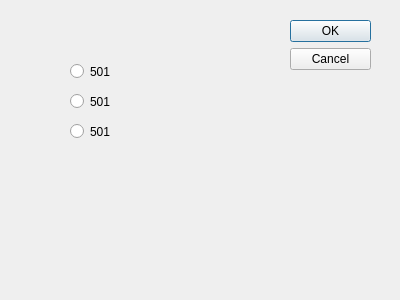
<ui version="4.0" >
 <class>ChooseGame</class>
 <widget class="QDialog" name="ChooseGame" >
  <property name="geometry" >
   <rect>
    <x>0</x>
    <y>0</y>
    <width>400</width>
    <height>300</height>
   </rect>
  </property>
  <property name="windowTitle" >
   <string>Choose Game</string>
  </property>
  <widget class="QDialogButtonBox" name="buttonBox" >
   <property name="geometry" >
    <rect>
     <x>290</x>
     <y>20</y>
     <width>81</width>
     <height>241</height>
    </rect>
   </property>
   <property name="orientation" >
    <enum>Qt::Vertical</enum>
   </property>
   <property name="standardButtons" >
    <set>QDialogButtonBox::Cancel|QDialogButtonBox::NoButton|QDialogButtonBox::Ok</set>
   </property>
  </widget>
  <widget class="QRadioButton" name="radioButton" >
   <property name="geometry" >
    <rect>
     <x>70</x>
     <y>60</y>
     <width>98</width>
     <height>23</height>
    </rect>
   </property>
   <property name="text" >
    <string>501</string>
   </property>
  </widget>
  <widget class="QRadioButton" name="radioButton_2" >
   <property name="geometry" >
    <rect>
     <x>70</x>
     <y>90</y>
     <width>98</width>
     <height>23</height>
    </rect>
   </property>
   <property name="text" >
    <string>501</string>
   </property>
  </widget>
  <widget class="QRadioButton" name="radioButton_3" >
   <property name="geometry" >
    <rect>
     <x>70</x>
     <y>120</y>
     <width>98</width>
     <height>23</height>
    </rect>
   </property>
   <property name="text" >
    <string>501</string>
   </property>
  </widget>
 </widget>
 <resources/>
 <connections>
  <connection>
   <sender>buttonBox</sender>
   <signal>accepted()</signal>
   <receiver>ChooseGame</receiver>
   <slot>accept()</slot>
   <hints>
    <hint type="sourcelabel" >
     <x>248</x>
     <y>254</y>
    </hint>
    <hint type="destinationlabel" >
     <x>157</x>
     <y>274</y>
    </hint>
   </hints>
  </connection>
  <connection>
   <sender>buttonBox</sender>
   <signal>rejected()</signal>
   <receiver>ChooseGame</receiver>
   <slot>reject()</slot>
   <hints>
    <hint type="sourcelabel" >
     <x>316</x>
     <y>260</y>
    </hint>
    <hint type="destinationlabel" >
     <x>286</x>
     <y>274</y>
    </hint>
   </hints>
  </connection>
 </connections>
</ui>
